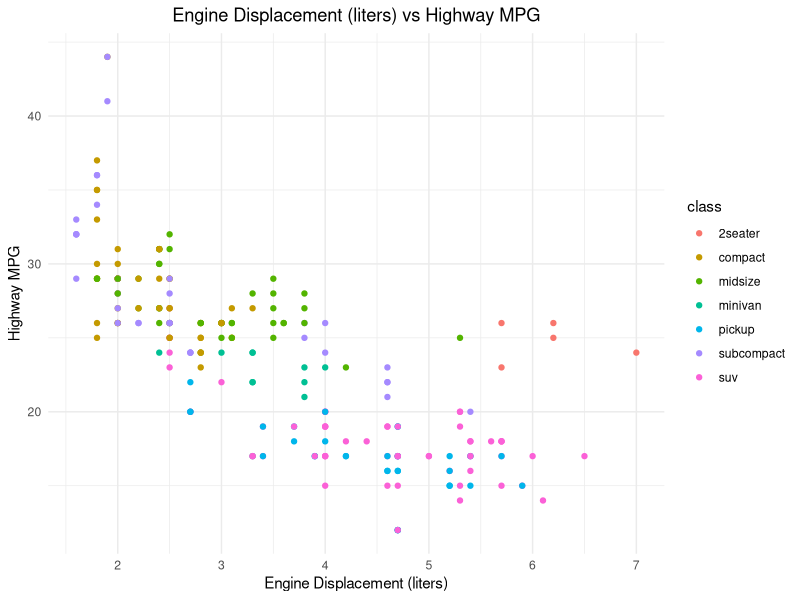

The R source for this figure:
## ---- chunk 1
# Loading necessary package
library(ggplot2)

# Loading the dataset
data(mpg)

# Creating the scatter plot
p <- ggplot(mpg, aes(x = displ, y = hwy, color = class)) +
  geom_point() +
  labs(title = "Engine Displacement (liters) vs Highway MPG",
       x = "Engine Displacement (liters)",
       y = "Highway MPG") +
  theme_minimal() +
  theme(plot.title = element_text(hjust = 0.5))

#Displaying the plot
p
